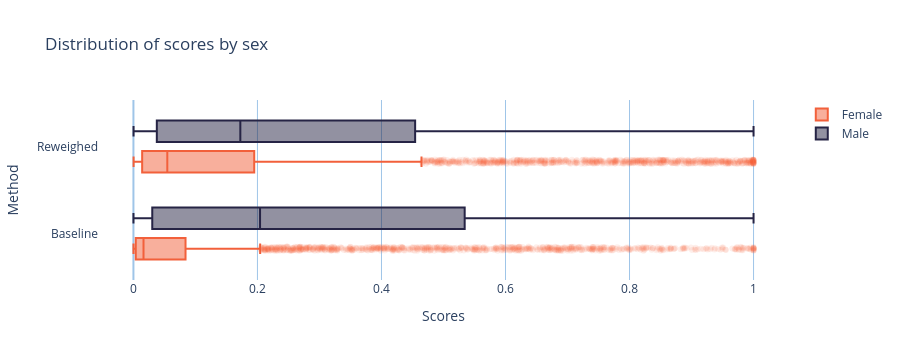

The notebook cell saved with this chart:
### Markdown cell above
Reweighing roughly halves the demographic parity gap between men and women at a small cost to overall accuracy — a direct, visible illustration of the fairness/accuracy trade-off, without touching the model's training algorithm or its decision threshold.

### Code cell
dp_box = group_box_plots(
    np.concatenate([bl_test_probs, test_probs]),
    np.tile(test.sex.map({0: "Female", 1: "Male"}), 2),
    groups=np.concatenate(
        [np.zeros_like(bl_test_probs), np.ones_like(test_probs)]
    ),
    group_names=["Baseline", "Reweighed"],
    title="Distribution of scores by sex",
    xlabel="Scores",
    ylabel="Method",
)
dp_box

### Figure 1 — Plotly figure (JSON) as saved in the notebook; plotly's stock layout.template omitted (floating-point values rounded to 4 significant figures; data arrays with more than 128 entries replaced by an {"elided": "..."} marker saying what was removed)
{"data": [{"hoverinfo": "name+x", "jitter": 0.2, "line": {"color": "#f2603b"}, "marker": {"color": "rgba(242,96,59,1)", "opacity": 0.1}, "name": "Female", "orientation": "h", "type": "box", "x": {"elided": "9826 float values"}, "y": {"elided": "9826 float values"}}, {"hoverinfo": "name+x", "jitter": 0.2, "line": {"color": "#262445"}, "marker": {"color": "rgba(38,36,69,1)", "opacity": 0.1}, "name": "Male", "orientation": "h", "type": "box", "x": {"elided": "20294 float values"}, "y": {"elided": "20294 float values"}}], "layout": {"autosize": true, "boxmode": "group", "height": 360, "hovermode": "closest", "paper_bgcolor": "rgba(0,0,0,0)", "plot_bgcolor": "rgba(0,0,0,0)", "title": {"text": "Distribution of scores by sex"}, "xaxis": {"fixedrange": true, "gridcolor": "rgb(159, 197, 232)", "hoverformat": ".3f", "title": {"text": "Scores"}, "zerolinecolor": "rgb(159, 197, 232)"}, "yaxis": {"fixedrange": true, "gridcolor": "rgba(0,0,0,0)", "ticktext": ["Baseline", "Reweighed"], "tickvals": [0.0, 1.0], "title": {"text": "Method"}, "zerolinecolor": "rgba(0,0,0,0)"}}}
